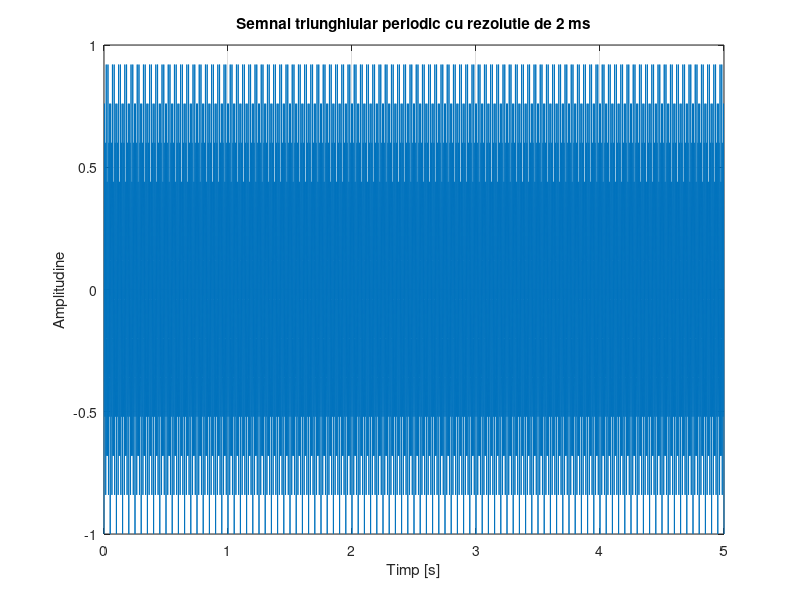
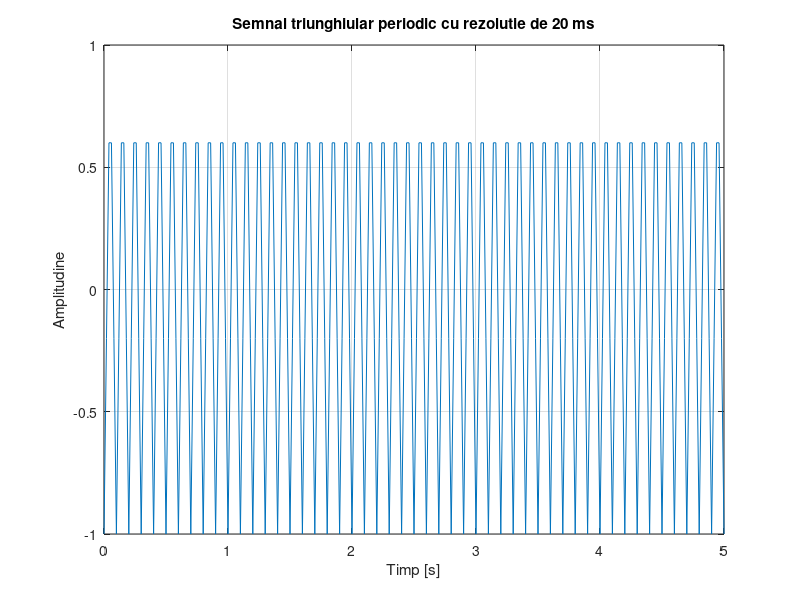
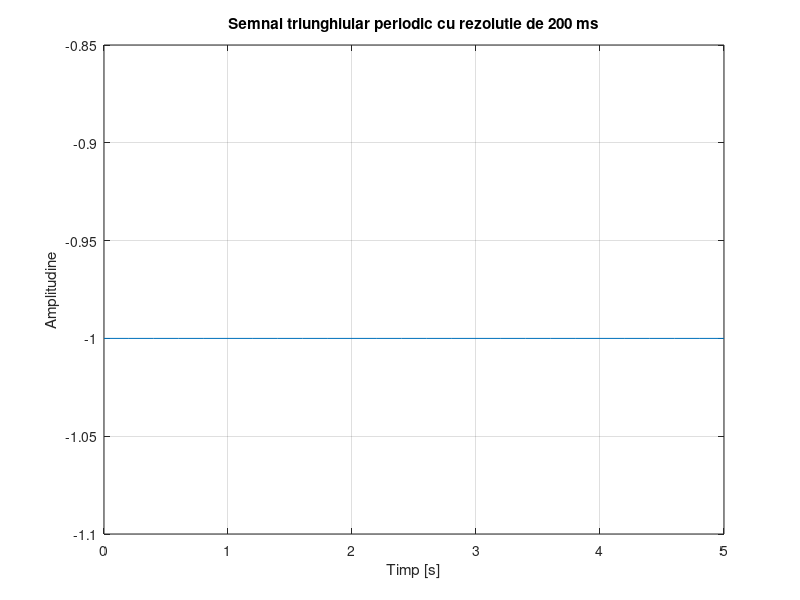

Source code (MATLAB) for these figures, in order:
%Semnal triunghiular periodic cu rezolutie temporara de 2ms
T = 0:0.002:5;%timpul de la 0 la 5 secunde cu rezolutie temporara de 2ms
x = sawtooth (2 * pi * 140 * T , 0.5);%0.5 specifica o forma 
%simetrica a semnalului triunghiular
plot(T,x),xlabel('Timp [s]'),ylabel('Amplitudine')
title('Semnal triunghiular periodic cu rezolutie de 2 ms'), grid;

%Semnal triunghiular periodic cu rezolutie temporara de 20 ms
T1 = 0:0.02:5;%timpul de la 0 la 5 secunde cu rezolutie temporara de 20 ms
x1 = sawtooth (2 * pi * 140 * T1 , 0.5);
figure(2)
plot(T1,x1),xlabel('Timp [s]'),ylabel('Amplitudine')
title('Semnal triunghiular periodic cu rezolutie de 20 ms'), grid;

%Semnal triunghiular periodic cu rezolutie temporara de 200 ms
T2 = 0:0.2:5;%timpul de la 0 la 5 secunde cu rezolutie temporara de 200ms
x2 = sawtooth (2 * pi * 140 * T2 , 0.5);
figure(3)
plot(T2,x2),xlabel('Timp [s]'),ylabel('Amplitudine')
title('Semnal triunghiular periodic cu rezolutie de 200 ms'), grid;

        